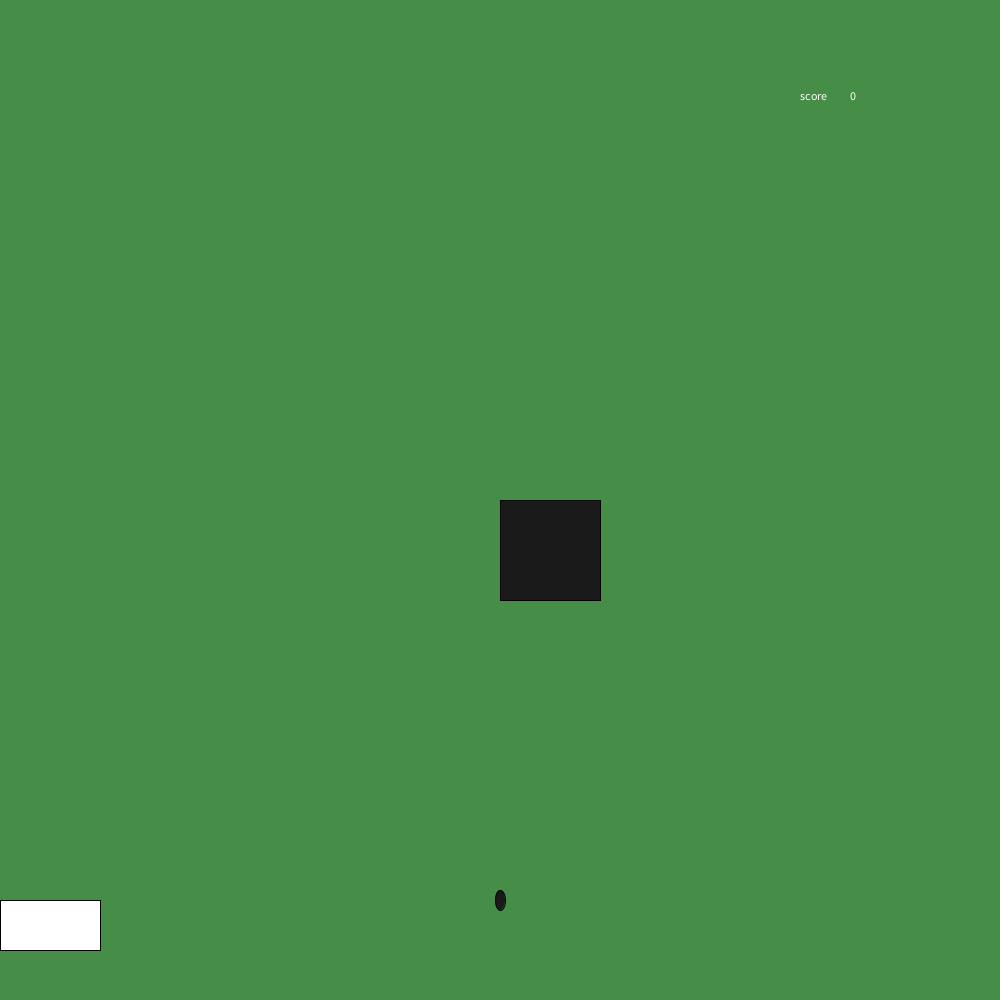
Frame 1 (no input)
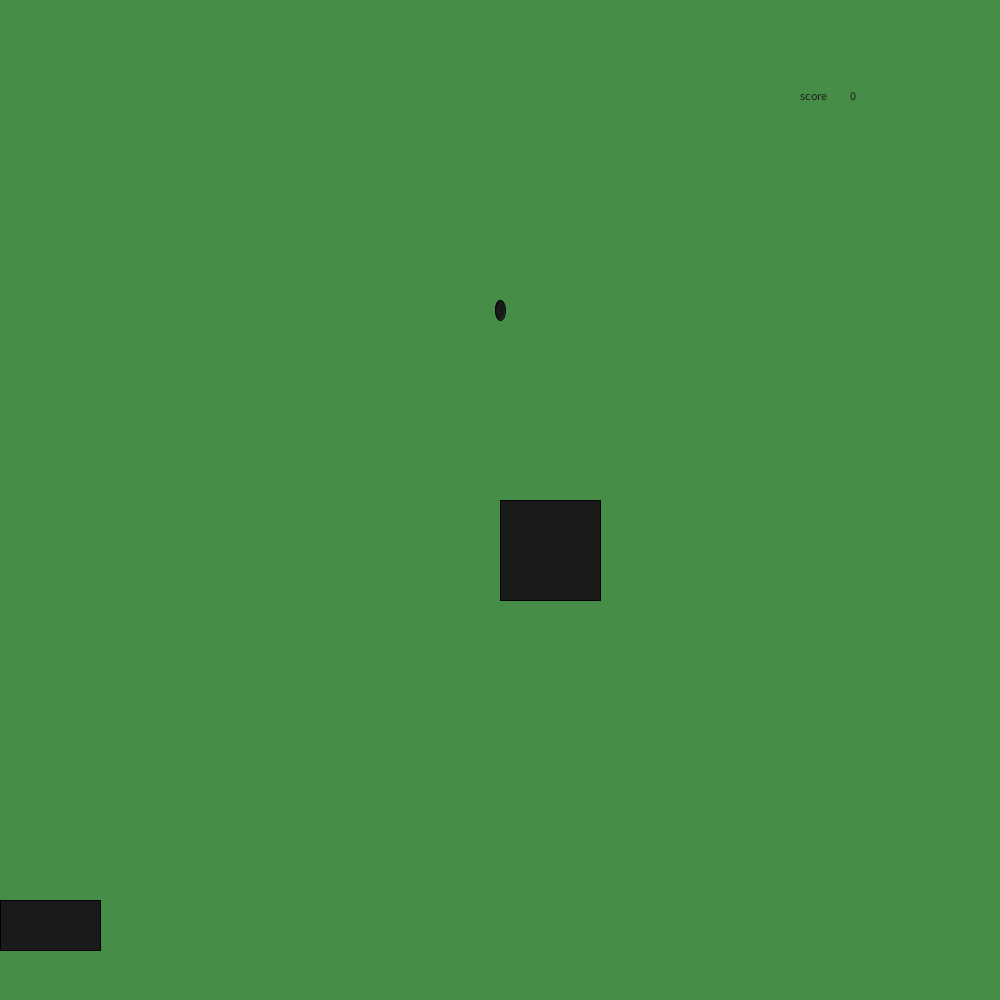
Frame 60 (the mouse pressed at the canvas centre just before this capture)
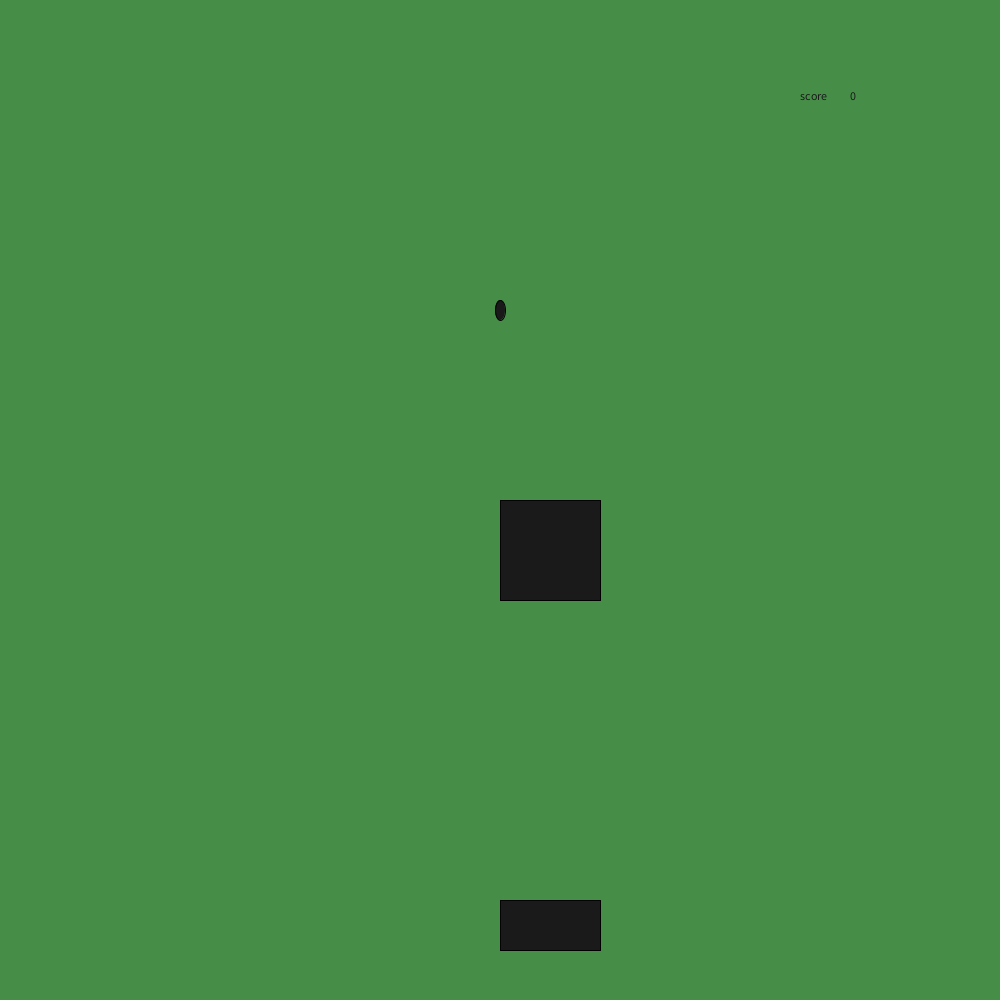
Frame 120 (the mouse held since frame 60 and released just before this capture)

The Processing sketch that drew these frames (run headless with seeded random() and noise(); from frame 60 on, the mouse is pressed at the canvas centre):

// Processing sketch: sketch_220608b
// ── sketch_220608b.pde
int score=0;
int bY=900;
int bX=500;
int enemyX=500;
int enemyY=500;

void setup()
{
  size(1000, 1000);
  background(#468E47);
  noCursor();
}

void draw()
{
  background(#468E47);
  rect(mouseX, 900, 100, 50);
    text("score",800,100);
  text(score,850,100);

  fill(#1A1A1A);
  ellipse(bX, bY, 10, 20);
  bY=bY-10;
  rect(enemyX, enemyY, 100, 100);
  if (bX>enemyX && bX<enemyX+100 && bY<enemyY+100)
  
  {
    score=score+25;
    enemyX=(int)random(900);
    enemyY=(int)random(500);
  }
}
void mousePressed()
{ 
  bX=mouseX;
  bY=900;
}
